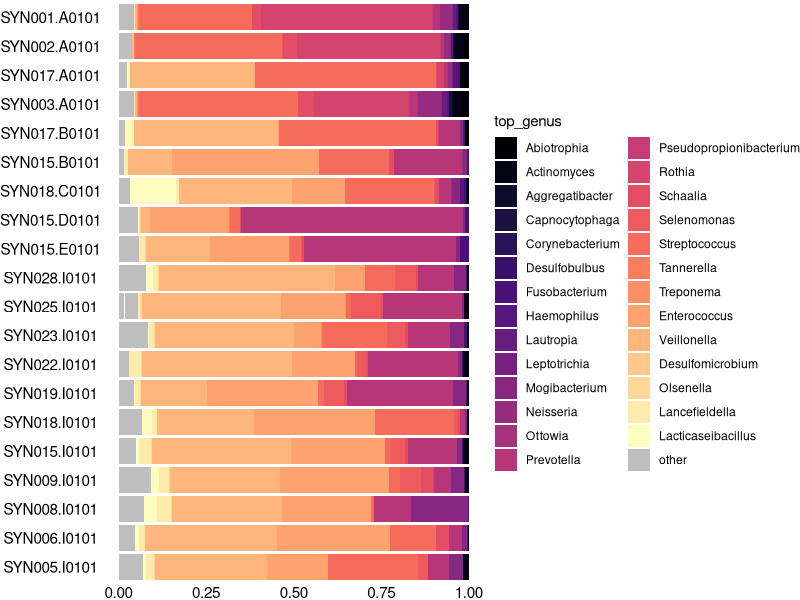
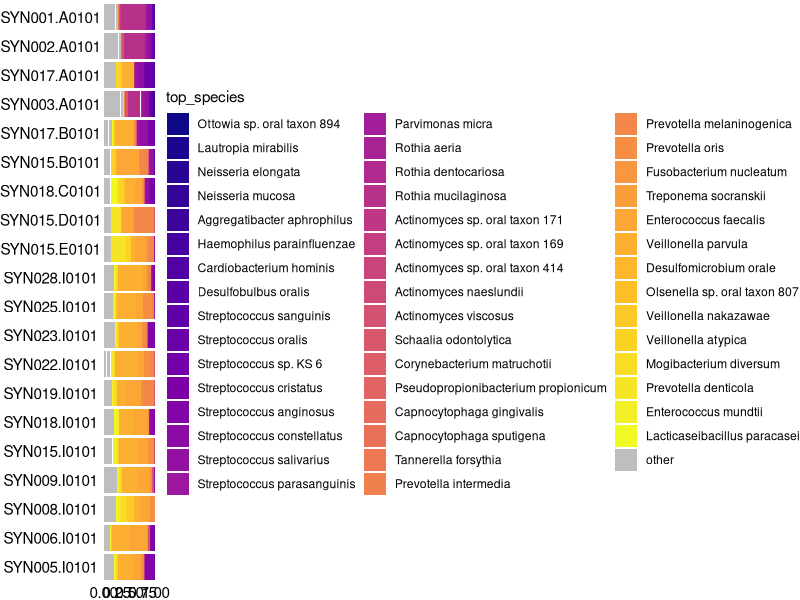
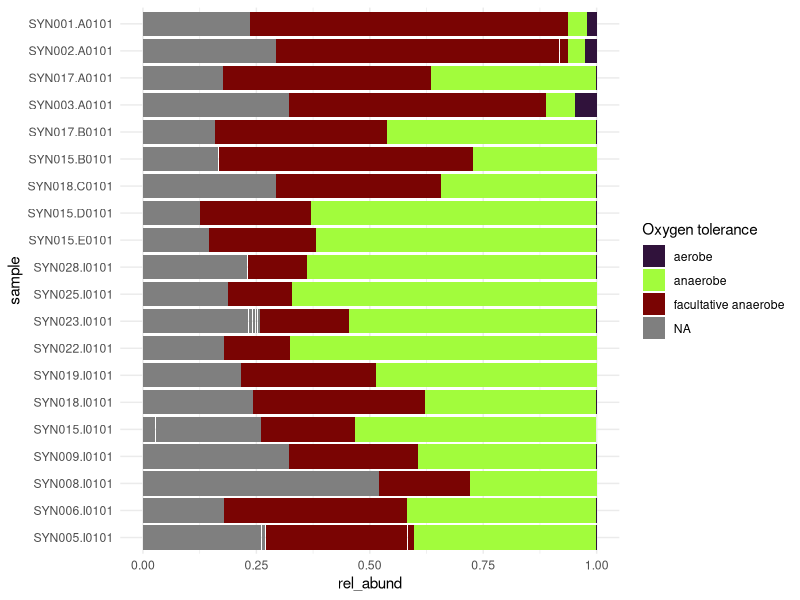
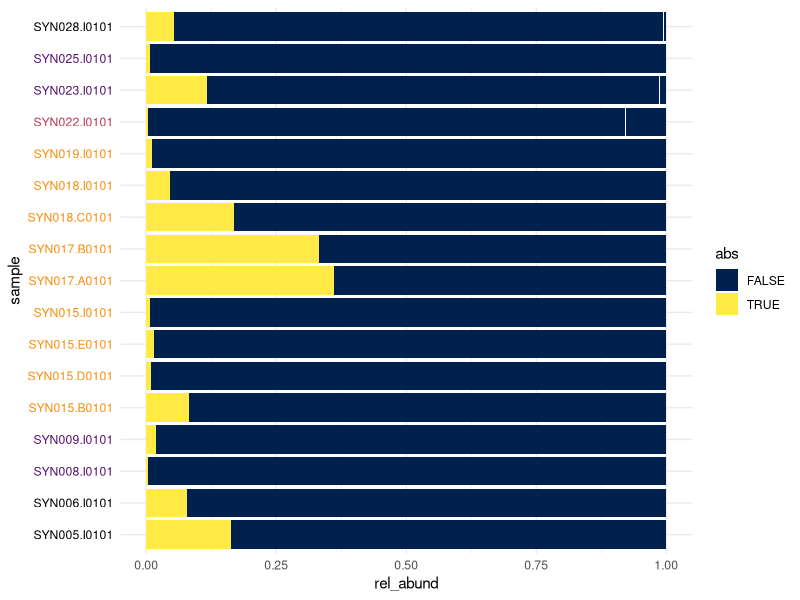
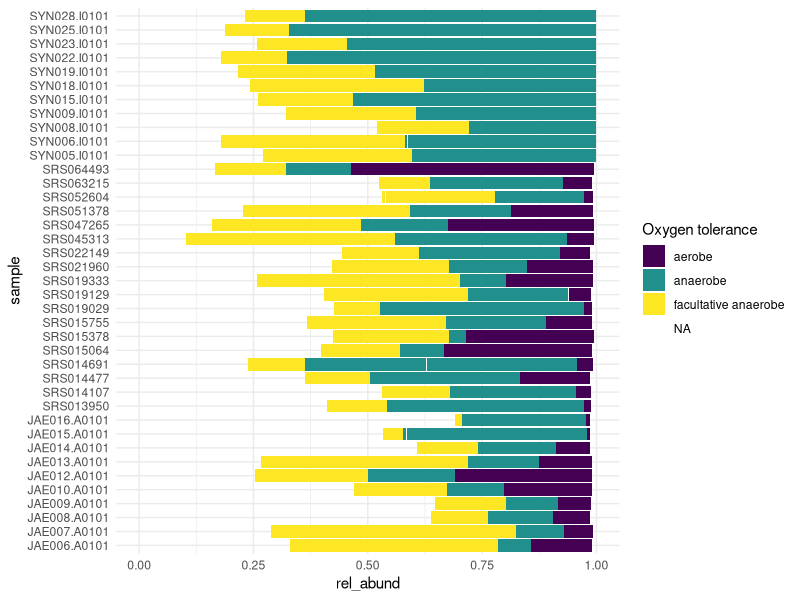
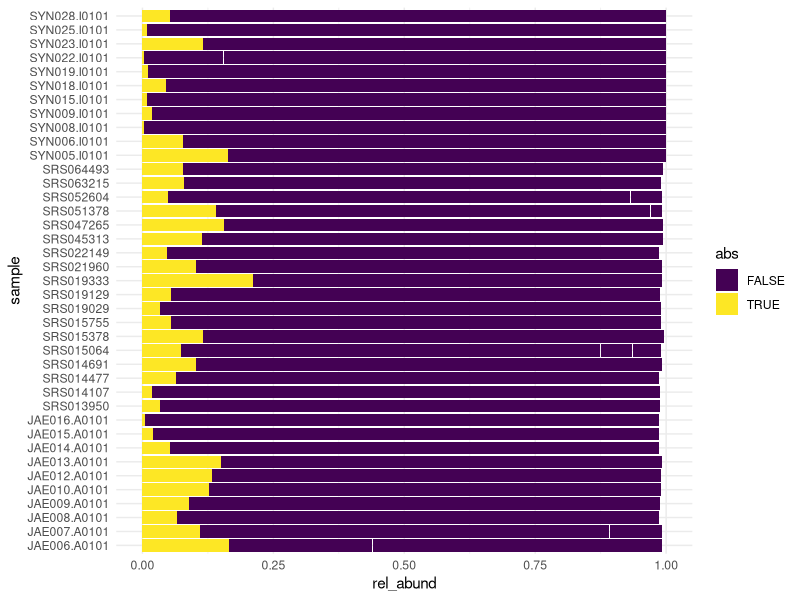

Write R code to recreate these figures, in order.
## ---- chunk 1
library(tidyverse)
library(here)
species_abundance_long <- readr::read_tsv(here("05-results/species-abundance_long.tsv"))
genus_abundance_long <- readr::read_tsv(here("05-results/genus-abundance_long.tsv"))
metadata <- readr::read_tsv(here("01-documentation/metadata.tsv"))
bac_properties <- readr::read_tsv(here("01-documentation/species-properties.tsv"))

analysis_metadata <- metadata %>%
  filter(`#SampleID` %in% unique(species_abundance_long$sample))

species_properties <- bac_properties %>%
  right_join(species_abundance_long, by = "species") %>%
  mutate(abs = if_else(is.na(abs), FALSE, abs))

top_species_names <- species_abundance_long %>% 
  group_by(sample) %>% 
  arrange(desc(rel_abund)) %>% 
  slice_head(n = 4) %>% 
  .$species %>% 
  unique()

top_abundance_species <- species_abundance_long %>% 
  mutate(
    top_species = case_when(
      species %in% top_species_names ~ species,
      TRUE ~ "other"), # label all species below top 10 as 'other' so the rel_abund still sums to 1
    top_species = as_factor(top_species)) %>% 
  mutate(
    top_species = factor(
      top_species, 
      levels = c(levels(top_species)[-2], "other")
      ) # rearrange level 'other' to back
    ) 

top_genus_names <- genus_abundance_long %>% 
  group_by(sample) %>% 
  arrange(desc(rel_abund)) %>% 
  slice_head(n = 4) %>% 
  .$genus %>% 
  unique()

top_abundance_genus <- genus_abundance_long %>% 
  mutate(
    top_genus = case_when(
      genus %in% top_genus_names ~ genus,
      TRUE ~ "other"), # label all species below top 10 as 'other' so the rel_abund still sums to 1
    top_genus = as_factor(top_genus),
    top_genus = factor(top_genus, levels = c(levels(top_genus)[-2], "other")) # rearrange level 'other' to back
    ) 

# object to order plots by sampling day
day_order <- analysis_metadata %>% 
  filter(str_detect(`#SampleID`, "SYN")) %>% # only include samples from this study
  arrange(desc(day)) %>% # order by sampling day (ascending)
  .$`#SampleID` # isolate sample names

# Plot colours
my_pallette <- c(viridisLite::plasma(n = length(top_species_names)), "grey") 
names(my_pallette) <- levels(top_abundance_species$top_species)
my_scale <- scale_fill_manual(name = "top_species", values = my_pallette)

my_pallette2 <- c(viridisLite::magma(n = length(top_genus_names)), "grey") 
names(my_pallette2) <- levels(top_abundance_genus$top_genus)
my_scale2 <- scale_fill_manual(name = "top_genus", values = my_pallette2)

treatment_colours <- viridisLite::inferno(n = length(unique(analysis_metadata$treatment))) # define pallette and number of colours
env_colours <- viridisLite::magma(n = length(unique(analysis_metadata$Env))) # define pallette and number of colours

analysis_colours <- analysis_metadata %>%
  mutate(Env = as_factor(Env),
         treat_col = case_when(
           treatment == "potato" ~ treatment_colours[1],
           treatment == "wheat" ~ treatment_colours[2],
           treatment == "mix" ~ treatment_colours[3],
           treatment == "control" ~ treatment_colours[4],
           is.na(treatment) ~ "grey"),
         env_col = case_when(
           Env == "calculus" ~ env_colours[1],
           Env == "subgingival_plaque" ~ env_colours[2],
           Env == "supragingival_plaque" ~ env_colours[3],
           Env == "modern_calculus" ~ env_colours[4]
         ))
## ---- chunk 2
top_abundance_genus %>%
  filter(str_detect(sample, "SYN")) %>% 
  ggplot(aes(x = rel_abund, y = sample, fill = top_genus)) +
    geom_col() +
    theme_void() +
    scale_y_discrete(limits = day_order) +
    my_scale2 +
    theme(axis.text = element_text())
## ---- chunk 3
 # label all species below top 10 as 'other' so the rel_abund still sums to 1 for plotting
top_abundance_species %>%
  filter(str_detect(sample, "SYN")) %>%
  #arrange(day) %>%
  ggplot(aes(x = rel_abund, y = sample, fill = top_species)) +
    geom_col() +
    theme_void() +
    scale_y_discrete(limits = day_order) +
    my_scale +
    theme(axis.text = element_text())
## ---- chunk 4
no_match <- unique(filter(species_properties, is.na(`Oxygen tolerance`))$species) # which species had no match?
## ---- chunk 5
species_properties %>% 
  filter(str_detect(sample, "SYN")) %>% 
  ggplot(aes(y = sample, x = rel_abund, fill = `Oxygen tolerance`)) +
    geom_col() +
    theme_minimal() +
    #theme(axis.text.x = element_text(angle = 90)) +
    scale_y_discrete(limits = day_order) +
    scale_fill_manual(
      values = viridisLite::turbo(n = length(levels(as.factor(species_properties$`Oxygen tolerance`)))))
## ---- chunk 6
species_properties %>% 
  filter(str_detect(sample, "SYN"),
         str_detect(sample, "SYN00[1-3]", negate = T)) %>% 
  ggplot(aes(y = sample, x = rel_abund, fill = abs)) +
    geom_col() +
    theme_minimal() +
    #theme(axis.text.x = element_text(angle = 90)) +
    #scale_y_discrete(limits = day_order) +
    scale_fill_manual(
      values = viridisLite::cividis(n = 2)) +
    theme(axis.text.y = element_text(colour = analysis_colours %>%
                                       filter(str_detect(`#SampleID`, "SYN"),
                                              str_detect(`#SampleID`, "SYN00[1-3]", negate = T)) %>%
                                       arrange(`#SampleID`) %>%
                                       .$treat_col))
## ---- chunk 7
analysis_metadata %>%
  filter(str_detect(`#SampleID`, "SYN")) %>% 
  select(`#SampleID`, treatment)
## ---- chunk 8
species_properties %>%
  rename("#SampleID" = sample) %>%
  left_join(analysis_metadata, by = "#SampleID") %>%
  #mutate(abs = if_else(abs == TRUE, "yes", "no")) %>%
  filter(!is.na(treatment),
         abs == TRUE) %>%
  group_by(treatment) %>%
  summarise(abs_abund = mean(rel_abund),
            sd = sd(rel_abund))
  
## ---- chunk 9
species_properties %>% 
  filter(str_detect(sample, "SYN[0-9]*.[A-H]", negate = T)) %>% 
  ggplot(aes(y = sample, x = rel_abund, fill = `Oxygen tolerance`)) +
    geom_col() +
    scale_fill_viridis_d() +
    theme_minimal()
    #theme(axis.text.x = element_text(angle = 90)) +
## ---- chunk 10
species_properties %>% 
  filter(str_detect(sample, "SYN[0-9]*.[A-H]", negate = T)) %>% 
  ggplot(aes(y = sample, x = rel_abund, fill = abs)) +
    geom_col() +
    theme_minimal() +
    scale_fill_viridis_d()
    #theme(axis.text.x = element_text(angle = 90)) +
## ---- chunk 11
species_properties %>%
  rename("#SampleID" = sample) %>%
  left_join(analysis_metadata, by = "#SampleID") %>%
  #mutate(abs = if_else(abs == TRUE, "yes", "no")) %>%
  filter(abs == TRUE) %>%
  group_by(Env) %>%
  summarise(abs_abund = mean(rel_abund),
            sd = sd(rel_abund))
